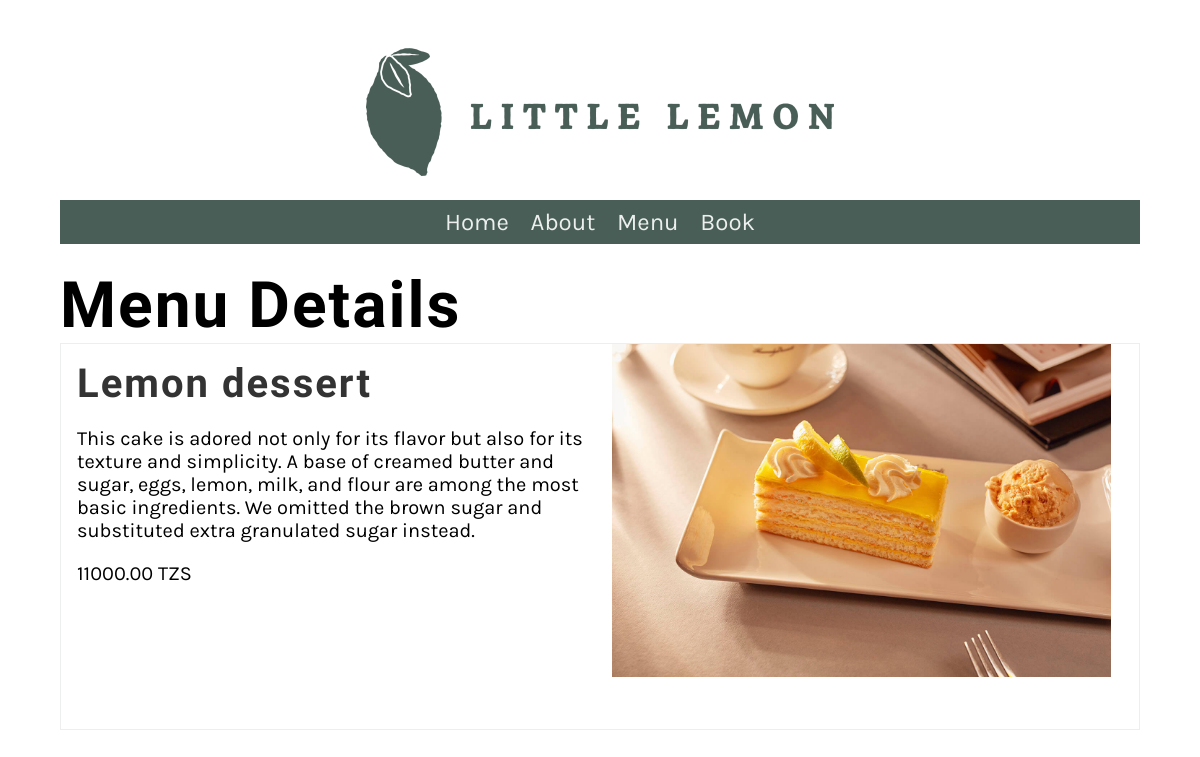
/menu_item/4, run on the app's committed database.
### restaurant/models.py (models this page shows, shortened)
class Menu(models.Model):
   name = models.CharField(max_length=255)
   price = models.IntegerField()
   description = models.CharField(max_length=1000, default='')
   photo = models.ImageField(upload_to='menu_photos/', default='')

### restaurant/views.py (the view)
# urls.py: path('menu_item/<int:pk>', views.display_menu_item, name="menu_item")
def display_menu_item(request, pk=None):
    if pk:
        menu_item = Menu.objects.get(pk=pk)
    else:
        menu_item = ""
    return render(request, 'menu_item.html', {'menu_item': menu_item})

### restaurant/templates/menu_item.html
{% extends 'base.html' %}
{% load static %}
{% block content %}
<h1>Menu Details</h1>
<article>
  <div class="row">
  <div class="column">
    <h2>{{ menu_item.name }}</h2>
    <p>{{ menu_item.description }}</p>
    <p>{{ menu_item.price }}.00 TZS</p>
  </div>
  <div class="column">
    <figure class="figure">
      <img src={{ menu_item.photo.url }}>
    </figure>
  </div>
</div>
</article>
{% endblock %}

### restaurant/static/css/style.css (style rules this page uses)
body { font-family: 'Karla', sans-serif; margin-top: 3rem; margin-bottom: 3rem; margin-left: 5%; margin-right: 5%; }
h1, h2, h3, h4, h5, h6 { font-family: 'Markazi Text', serif; letter-spacing: 2px;; }
h1 { font-size: 4rem; margin-top: 1.5rem; margin-bottom: 0; }
h2 { font-size: 2.5rem; color: #333333; margin:1rem 0; }
p, ul { font-size: 1.25rem;; }
article { flex:1; }
article img { max-width: 100%; }
main article { border: 1px solid #EDEFEE; padding-left: 1rem; padding-right: 1rem; }
figure { margin: 0; }
.row { display: flex; flex-direction: row; width: 100%; padding-bottom: 1rem; }
.column { flex-basis: 50%; margin-bottom: 1rem; padding-bottom: 1rem; }
.column figure { padding: 0px 12px; }

### data on the page
Menu: name "Lemon dessert", description "This cake is adored not only for its flavor but also for its texture and simplicity. A base of creamed butter and sugar, eggs, lemon, milk, and flour are among the most basic ingredients. We omitted the brown sugar and substituted extra granulated sugar instead.", price "11000", photo (picture)
